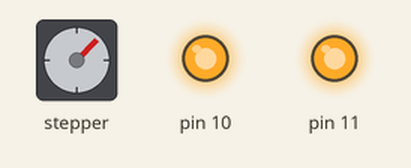
Bench run of a sketch on a simulated Arduino Uno, built with avr-gcc and run on an emulated ATmega328P. Shown: stepper motor, output pins drawn as LEDs (lit = HIGH). Stepper angles assume 48 steps per turn.

Above: at 0.05 s.
At 0.15 s:
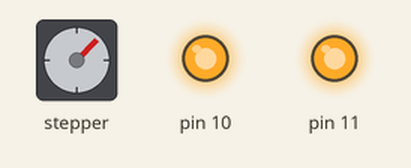
At 0.25 s:
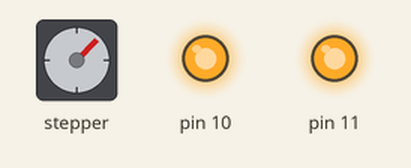
At 0.45 s:
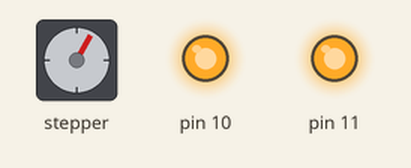
At 0.7 s:
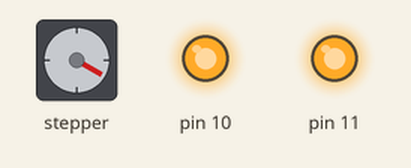
At 0.8 s:
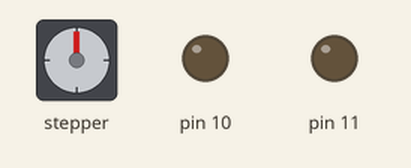
Timing chart, 0 to 3.0 s (numbered marks = the images above):
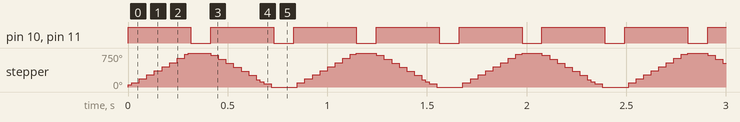

Measured:
- by itself, pin 10, pin 11: alternates HIGH for 0.32 s and LOW for 0.10 s
- by itself, stepper: repeats every 0.83 s: 90° 0.04 s, 180° 0.04 s, 270° 0.04 s, 360° 0.04 s, 450° 0.04 s, 540° 0.04 s, 630° 0.04 s, 720° 0.02 s, 750° 0.11 s, 705° 0.04 s, 615° 0.04 s, 525° 0.04 s, 435° 0.04 s, 345° 0.04 s, 255° 0.04 s, 165° 0.02 s, 120° 0.02 s, 75° 0.04 s, 0° 0.13 s

The sketch:

Step_Motor_LMD18200_Final.ino
```cpp
#include <Stepper.h>

const int stepsPerRevolution = 48;

//Stepper myStepper(stepsPerRevolution, 3,4,5,6);
Stepper myStepper(stepsPerRevolution,3,4);

void setup() {
  pinMode(10,OUTPUT);
  digitalWrite(10,HIGH);
  pinMode(11,OUTPUT);
}

void loop() {
  analogWrite(11,255);
  myStepper.setSpeed(400);
  myStepper.step(100);
  lock();
  delay(100);
  unlock();
  myStepper.step(-100);
  lock();
  delay(100);
  unlock();
}

void lock(){
  digitalWrite(10,LOW);
  analogWrite(11,0);
}

void unlock(){
  digitalWrite(10,HIGH);
  analogWrite(11,255);
}
```
